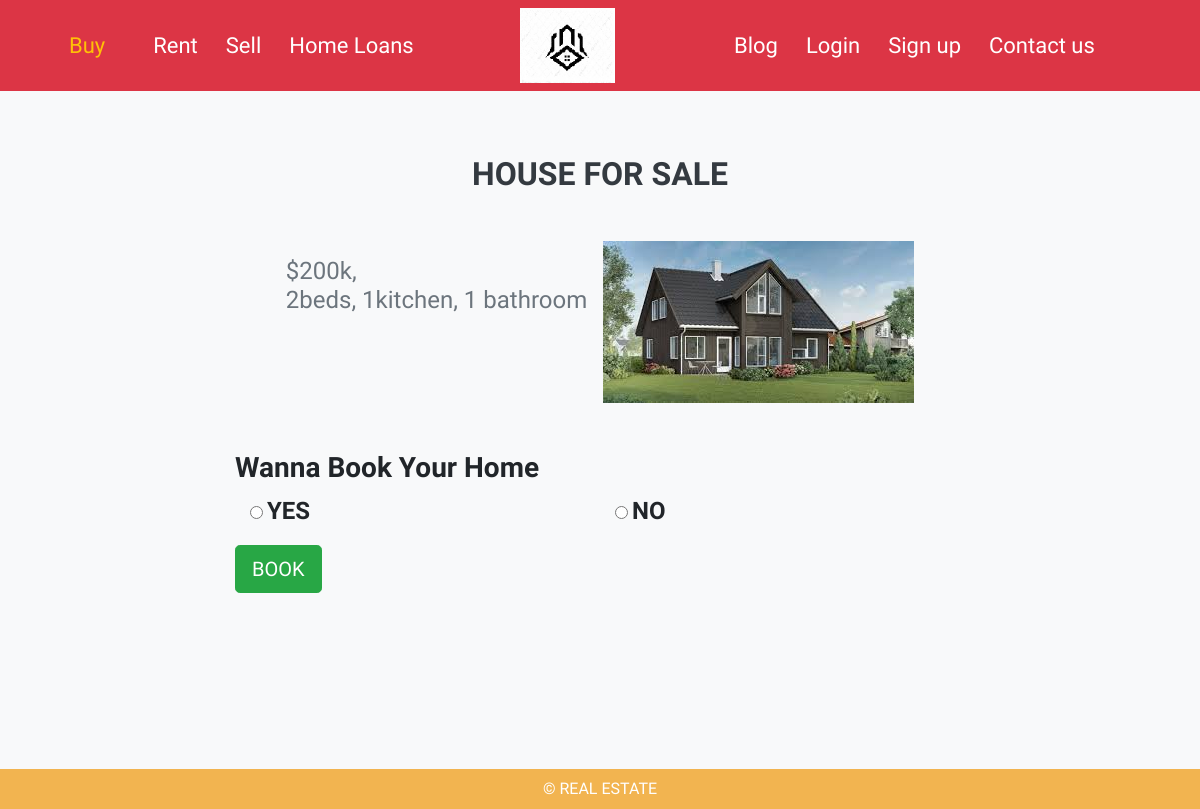
Page /show-1.php?ref=1 on the committed database.
### tables this page shows
CREATE TABLE `rent_house` (
  `id` int(10) NOT NULL,
  `price` text NOT NULL,
  `detail` text NOT NULL,
  `image` text NOT NULL,
  `category` text NOT NULL
);

### show-1.php (the view, shortened to what this page needs)
<?php
    $ref=$_REQUEST['ref'];
    require_once ('db.php');
?>
<!DOCTYPE html>
<html lang="en">
<head>
    <link rel="stylesheet" href="css/style.css">
    <link rel="stylesheet" href="css/bootstrap.min.css">
</head>
<body class="bg-light">
    <?php
    if(!isset($_SESSION['username'])) {
    ?>
    <section class="header bg-danger" id="header">
   <div class="container ">
       <div class="row ">
            <div class="col-md-5 col-5 my-auto">
                    <ul class="list-unstyled my-auto">
                        <li ><a href="index.php" id="active">Buy</a>
                         <li>
                        <li><a href="rent.php">Rent</a></li>
                        <li><a href="sell.php">Sell</a></li>
                        <li ><a href="loan.php">Home Loans</a></li>
                    </ul>
                </div>
                <div class="col-md-2 col-2 py-2">
                     <a href="index.php"><img src="images/logo.jpg" alt="logo" class="logo-img" ></a>
                </div>
                <div class="col-md-5 col-5  my-auto">
                        <ul class="list-unstyled my-auto">
                                <li ><a href="blog.php">Blog</a></li>
                                <li ><a href="" id="login-btn">Login</a></li>
                                <li ><a href="" id="signup-btn">Sign up</a></li>
                                <li ><a href="contact.php">Contact us</a></li>
                            </ul>
                </div>
       </div>
   </div>
</section>
<?php
}
?>
    <div class="container py-5">
    <div class="row">
    <div class="col-8 mx-auto">
    <h2 class="text-justify text-center font-weight-bold text-uppercase text-dark my-3">house for sale</h2>
    <?php
$query1 = mysqli_query($db, "SELECT * FROM rent_house WHERE id = '$ref'");
$num1 = mysqli_num_rows($query1);
if($num1 > 0){
    while($b = mysqli_fetch_assoc($query1)) {
        $home_id = $b['id'];
?>
    <div class="d-flex justify-content-center my-5">
    <h4 class="text-justify text-muted mt-3 mr-2">$<?php echo $b['price']; ?>,<br>
    <?php echo $b['detail']; ?></h4>
    <img src="admin/img/<?php echo $b['image']; ?>" alt="store" class="img-fluid ml-2">
    </div>
    <?php
        }
    }
    ?>
    <form action="inserter.php?get_id=<?php echo $home_id; ?>" method="post">
    <h3 class="text-left text-capitalize font-weight-bold">wanna book your home</h3>
        <div class="form-group d-flex">
        <div class="col-6">
        <input type="radio" name="booking" value="YES" required>
        <span class="font-weight-bold" style="font-size:1.5rem;">YES</span>
        </div>
        <div class="col-6">
        <input type="radio" name="booking" value="NO" required>
        <span class="font-weight-bold" style="font-size:1.5rem;">NO</span>
        </div>
        </div>
        <input class="btn btn-success btn-lg" type="submit" name="submit" value="BOOK" />
    </form>
    </div>
    </div>
    </div>
 <section class="footer" id="footer-blog" style="background-color: #f2b450;height: 40px;
            overflow: hidden;margin-top: 8rem !important;">
            <div class="container">
                <p class="text-center text-white text-uppercase" style="line-height: 2.5">&copy; real estate</p>
            </div>
        </section>
    </body>
    </html>

### css/style.css (style rules this page uses)
:root { --warning:#ffc107; --brightYellow:#E3B505; --darkBrown:#BB9357; --yellow:#f2b450; --brown:#382923; --black:#191919; --grey:rgb(189, 196, 191); --blue: #007bff; --indigo: #6610f2; --purple: #6f42c1; --pink: #e83e8c; --red: #dc3545; --orange: #fd7e14; --yellow: #ffc107; --green: #28a745; --teal: #20c997; --cyan: #17a2b8; --white: #fff; --gray: #6c757d; --gray-dark: #343a40; --primary: #007bff; --secondary: #6c757d; --success: #28a745; --info: #17a2b8; --warning: #ffc107; --danger: #dc3545; --light: #f8f9fa; --dark: #343a40; }
body { font-family: 'Kalam', cursive !important; margin: 0 auto;padding: 0 auto; }
#header ul li { display: inline-block !important; }
.logo-img { height: 75px; }
#header #active { color: var(--warning) !important; }
#header ul li a { text-decoration:none; color: white;font-size: 22px !important; }
#header ul li { padding-left: 1.5rem !important; }
.footer { background-color: #f2b450;height: 40px; overflow: hidden; }

### rows in the picture
rent_house: price "200k", detail "2beds, 1kitchen, 1 bathroom", image (picture)
